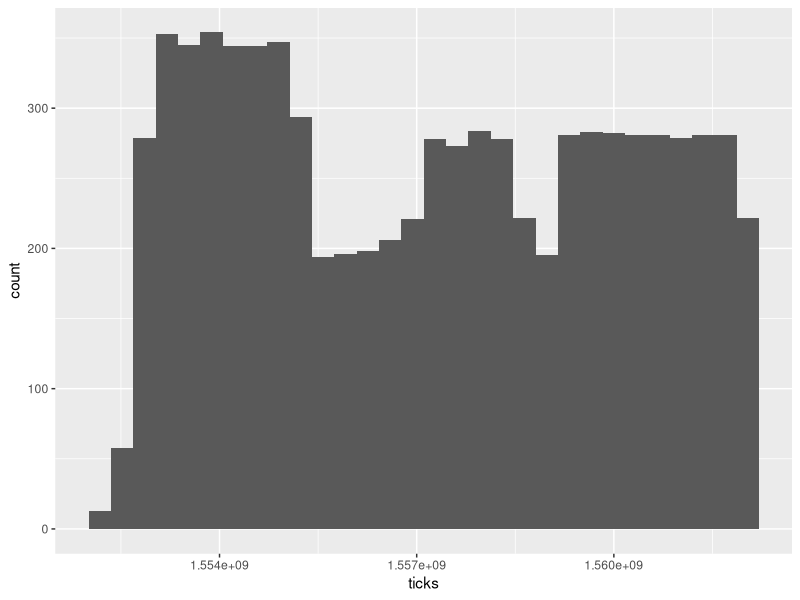
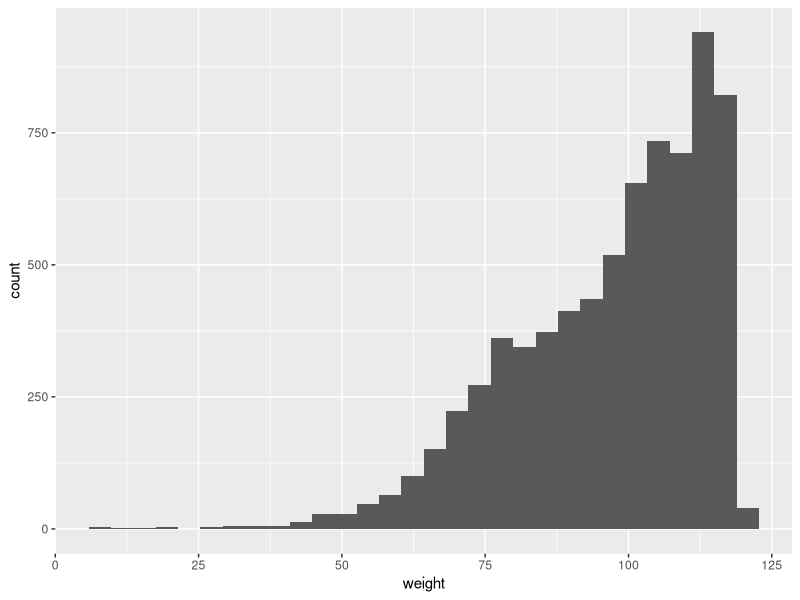
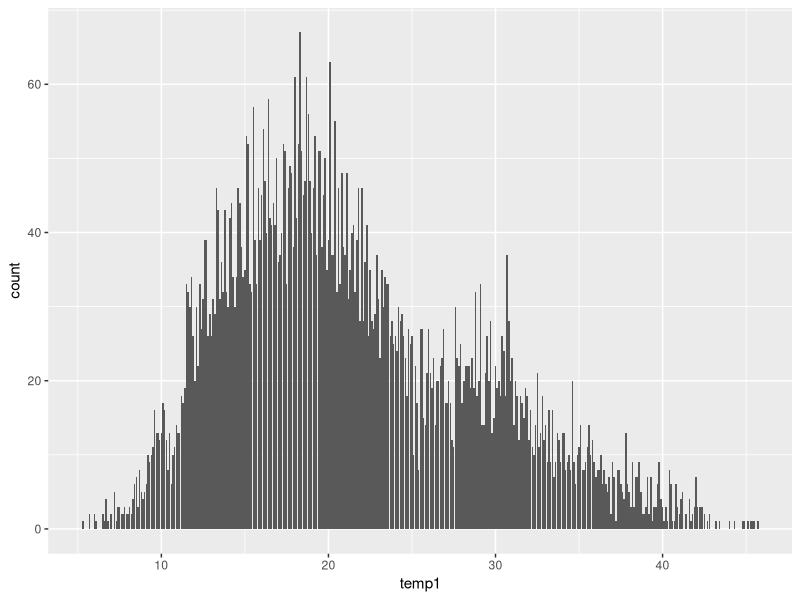
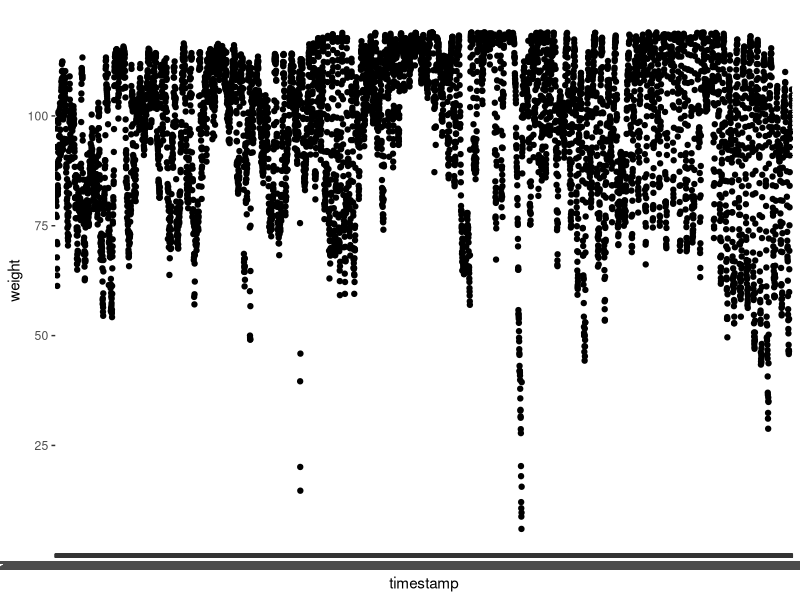
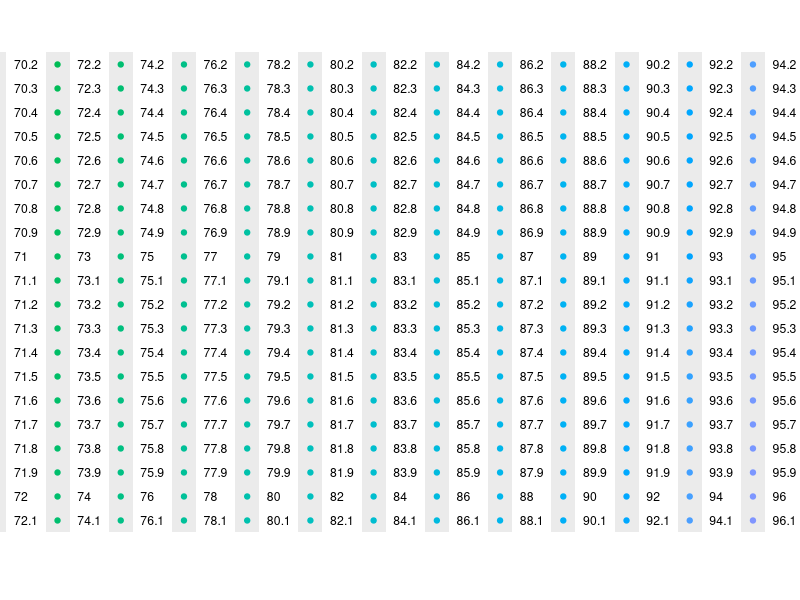

Here is the R script that generated these plots, in order:
library(tidyverse)
library(readr)
library(readxl)
library(ggplot2)
daten <- read_csv("beehive_small.csv")
View(daten)
ggplot(daten)+geom_histogram(aes(ticks))

# convert ticks to timestamp
tmp<-as.POSIXct(daten$ticks, origin="1970-1-1")

# verteilung anschauen
ggplot(daten)+geom_histogram(aes(weight))
ggplot(daten)+geom_bar(aes(temp1))

ggplot(daten)+geom_point(aes(x=timestamp,y=weight))


# zusammenhang rausfinden
cor(daten[,c("weight", "temp1", "temp2", "hum1", "ticks")])

ggplot(daten)+geom_point(aes(x=ticks,y=temp1, col=as.factor(weight)))
#as.factor(weight) # disketre variable